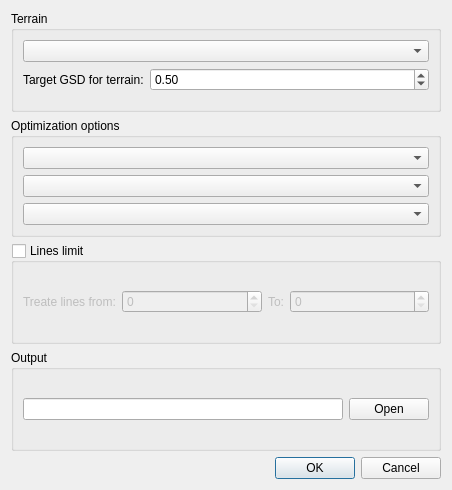
<?xml version="1.0" encoding="UTF-8"?>
<ui version="4.0">
 <class>PikaLTools::ExportOrthoPhotoOptionsDialog</class>
 <widget class="QDialog" name="PikaLTools::ExportOrthoPhotoOptionsDialog">
  <property name="geometry">
   <rect>
    <x>0</x>
    <y>0</y>
    <width>452</width>
    <height>490</height>
   </rect>
  </property>
  <property name="windowTitle">
   <string>Dialog</string>
  </property>
  <layout class="QVBoxLayout" name="verticalLayout">
   <item>
    <widget class="QGroupBox" name="groupBox">
     <property name="title">
      <string>Terrain</string>
     </property>
     <layout class="QFormLayout" name="formLayout">
      <item row="0" column="0" colspan="2">
       <widget class="QComboBox" name="dtmComboBox"/>
      </item>
      <item row="2" column="0">
       <widget class="QLabel" name="label_3">
        <property name="text">
         <string>Target GSD for terrain:</string>
        </property>
       </widget>
      </item>
      <item row="2" column="1">
       <widget class="QDoubleSpinBox" name="gsdSpinBox">
        <property name="sizePolicy">
         <sizepolicy hsizetype="MinimumExpanding" vsizetype="Fixed">
          <horstretch>0</horstretch>
          <verstretch>0</verstretch>
         </sizepolicy>
        </property>
        <property name="minimum">
         <double>0.010000000000000</double>
        </property>
        <property name="value">
         <double>0.500000000000000</double>
        </property>
       </widget>
      </item>
     </layout>
    </widget>
   </item>
   <item>
    <widget class="QGroupBox" name="groupBox_3">
     <property name="title">
      <string>Optimization options</string>
     </property>
     <layout class="QFormLayout" name="formLayout_2">
      <item row="0" column="0" colspan="2">
       <widget class="QComboBox" name="selectedTrajectoryComboBox"/>
      </item>
      <item row="1" column="0" colspan="2">
       <widget class="QComboBox" name="selectedCameraComboBox"/>
      </item>
      <item row="2" column="0" colspan="2">
       <widget class="QComboBox" name="selectedLeverArmComboBox"/>
      </item>
     </layout>
    </widget>
   </item>
   <item>
    <widget class="QGroupBox" name="lineLimitGroupBox">
     <property name="title">
      <string>Lines limit</string>
     </property>
     <property name="checkable">
      <bool>true</bool>
     </property>
     <property name="checked">
      <bool>false</bool>
     </property>
     <layout class="QHBoxLayout" name="horizontalLayout_2">
      <item>
       <widget class="QLabel" name="label">
        <property name="text">
         <string>Treate lines from:</string>
        </property>
       </widget>
      </item>
      <item>
       <widget class="QSpinBox" name="minLineSpinBox">
        <property name="sizePolicy">
         <sizepolicy hsizetype="Expanding" vsizetype="Fixed">
          <horstretch>0</horstretch>
          <verstretch>0</verstretch>
         </sizepolicy>
        </property>
       </widget>
      </item>
      <item>
       <widget class="QLabel" name="label_2">
        <property name="sizePolicy">
         <sizepolicy hsizetype="Minimum" vsizetype="Preferred">
          <horstretch>0</horstretch>
          <verstretch>0</verstretch>
         </sizepolicy>
        </property>
        <property name="text">
         <string>To:</string>
        </property>
       </widget>
      </item>
      <item>
       <widget class="QSpinBox" name="maxLineSpinBox">
        <property name="sizePolicy">
         <sizepolicy hsizetype="Expanding" vsizetype="Fixed">
          <horstretch>0</horstretch>
          <verstretch>0</verstretch>
         </sizepolicy>
        </property>
       </widget>
      </item>
     </layout>
    </widget>
   </item>
   <item>
    <widget class="QGroupBox" name="groupBox_2">
     <property name="title">
      <string>Output</string>
     </property>
     <layout class="QHBoxLayout" name="horizontalLayout">
      <item>
       <widget class="QLineEdit" name="outFileLineEdit"/>
      </item>
      <item>
       <widget class="QPushButton" name="openOutFileButton">
        <property name="text">
         <string>Open</string>
        </property>
       </widget>
      </item>
     </layout>
    </widget>
   </item>
   <item>
    <widget class="QDialogButtonBox" name="buttonBox">
     <property name="orientation">
      <enum>Qt::Horizontal</enum>
     </property>
     <property name="standardButtons">
      <set>QDialogButtonBox::Cancel|QDialogButtonBox::Ok</set>
     </property>
    </widget>
   </item>
  </layout>
 </widget>
 <resources/>
 <connections>
  <connection>
   <sender>buttonBox</sender>
   <signal>accepted()</signal>
   <receiver>PikaLTools::ExportOrthoPhotoOptionsDialog</receiver>
   <slot>accept()</slot>
   <hints>
    <hint type="sourcelabel">
     <x>248</x>
     <y>254</y>
    </hint>
    <hint type="destinationlabel">
     <x>157</x>
     <y>274</y>
    </hint>
   </hints>
  </connection>
  <connection>
   <sender>buttonBox</sender>
   <signal>rejected()</signal>
   <receiver>PikaLTools::ExportOrthoPhotoOptionsDialog</receiver>
   <slot>reject()</slot>
   <hints>
    <hint type="sourcelabel">
     <x>316</x>
     <y>260</y>
    </hint>
    <hint type="destinationlabel">
     <x>286</x>
     <y>274</y>
    </hint>
   </hints>
  </connection>
 </connections>
</ui>
